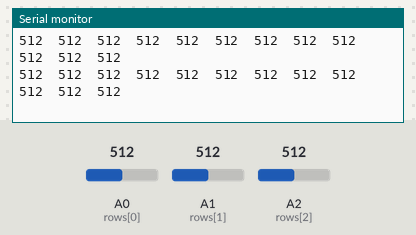
Bench run of a sketch on a simulated Arduino Uno, built with avr-gcc and run on an emulated ATmega328P. Shown: the last lines printed to the serial monitor. The inputs (shaded band) are chosen by the test bench; at power-on: A0 (rows[0]) = 512, A1 (rows[1]) = 512, A2 (rows[2]) = 512.

Above: at 1.2 s.
1.3 s: A0 (rows[0]) set to 105
At 1.39 s:
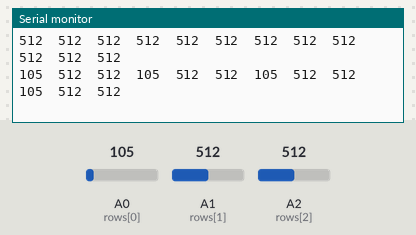
4.3 s: A0 (rows[0]) set to 95
At 4.3 s:
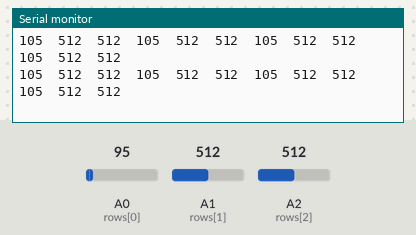
5.8 s: A1 (rows[1]) set to 110
At 5.81 s:
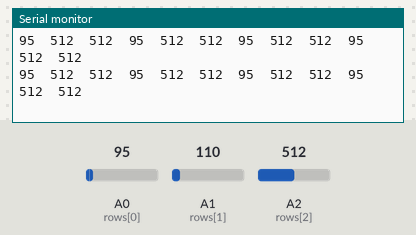
7.3 s: A1 (rows[1]) set to 93
At 7.3 s:
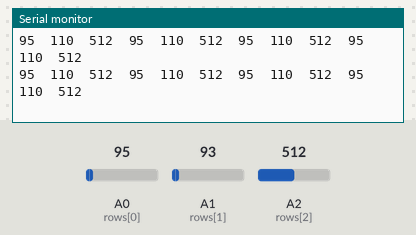
10.3 s: A2 (rows[2]) set to 986
At 10.3 s:
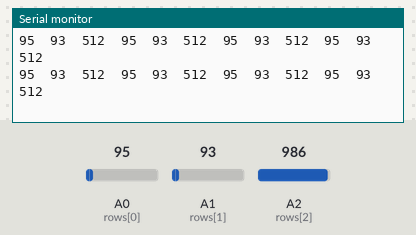
13.3 s: A2 (rows[2]) set to 1015
At 13.46 s:
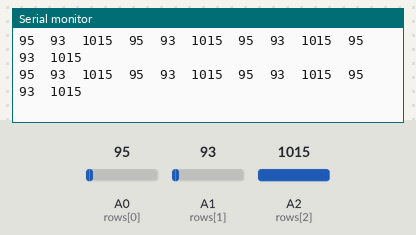
Timing chart, 0 to 16.3 s (numbered marks = the images above; inputs shaded):
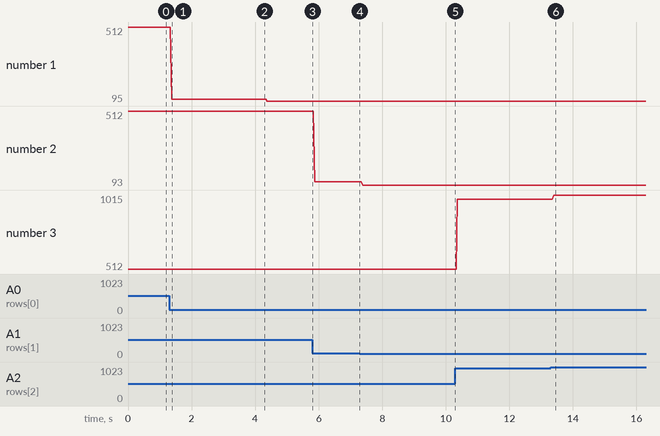

The sketch:

general_pressure_arduino.ino
```cpp
/*
 general_pressure_arduino

 To be used with the Processing sketch
 general_pressure_processing.pde.

 Sends over Serial the sensor values for the
 intersection of each row and column. Rows are
 connected to analog pins and columns connected to
 digital pins.
*/

#define NUM_ROWS 3
#define NUM_COLS 4
#define SENSOR_POINTS NUM_ROWS* NUM_COLS

int rows[] = { A0, A1, A2 };
int cols[] = { 2, 3, 4, 5 };
int incomingValues[SENSOR_POINTS] = {};

void setup() {
  // set all columns to INPUT:
  for (int i = 0; i < NUM_COLS; i++) {
    pinMode(cols[i], INPUT);
  }
  // begin Serial communication
  Serial.begin(9600);
}

void loop() {
  // go through each column pin
  for (int colCount = 0; colCount < NUM_COLS; colCount++) {
    // set pin to OUTPUT
    pinMode(cols[colCount], OUTPUT);

    // set LOW
    digitalWrite(cols[colCount], HIGH);

    // read the input from each analog pin (row) in that column
    for (int rowCount = 0; rowCount < NUM_ROWS; rowCount++) {
      incomingValues[colCount * NUM_ROWS + rowCount] = analogRead(rows[rowCount]);

    }
    // set column pint back to INPUT
    pinMode(cols[colCount], INPUT);
  }

  // print over Serial the values of the matrix:
  for (int i = 0; i < SENSOR_POINTS; i++) {
    Serial.print(incomingValues[i]);
    if (i < SENSOR_POINTS - 1) Serial.print("\t");
  }
  Serial.println();
  delay(10);
}
```

Measured:
- after the input at 1.3 s, the serial monitor: prints a new line after 0.08 s (image 1)
- after the input at 13.3 s, the serial monitor: prints a new line after 0.09 s (image 6)
- plotted number 1: 512 → 105 after the input at 1.3 s, 105 → 95 after the input at 4.3 s
- plotted number 2: 512 → 110 after the input at 5.8 s, 110 → 93 after the input at 7.3 s
- plotted number 3: 512 → 986 after the input at 10.3 s, 986 → 1015 after the input at 13.3 s
